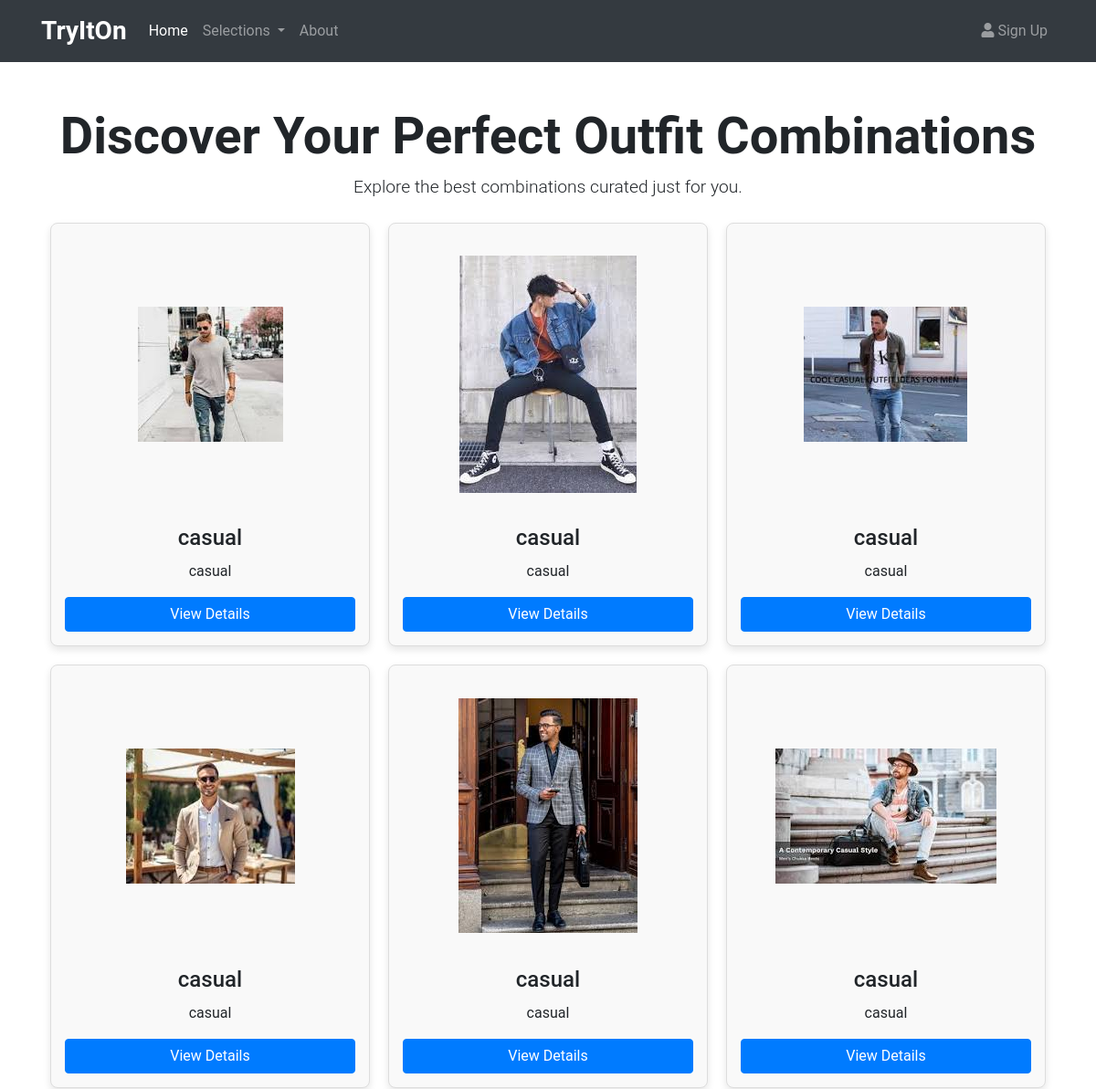
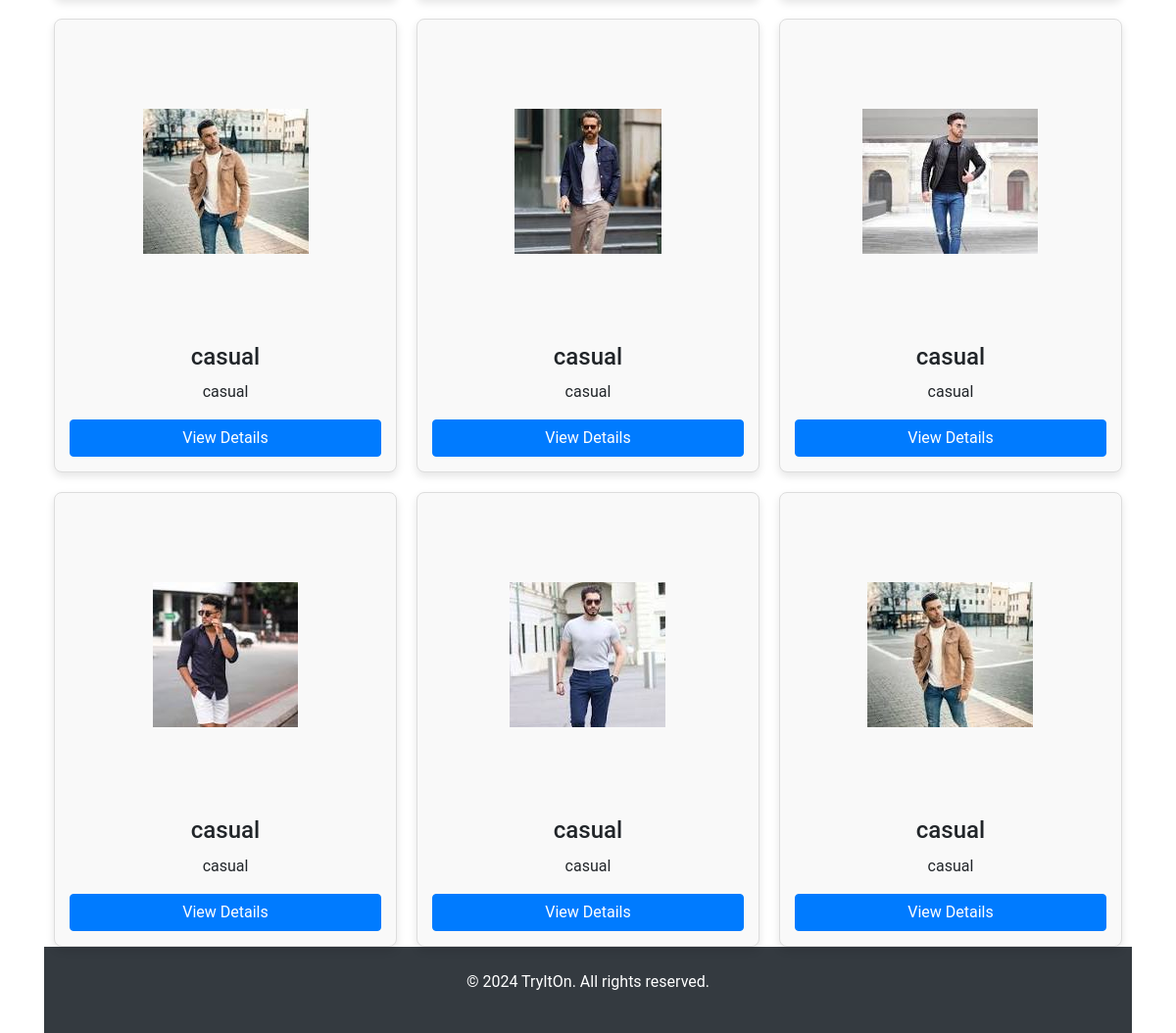
The page /trending/ on the database its author committed (2 pictures, top to bottom).
### latest_trends/models.py (models this page shows, shortened)
class Outfit(models.Model):
    name = models.CharField(max_length=255)
    description = models.TextField()
    image = models.ImageField(upload_to='outfits/')
    is_trending = models.BooleanField(default=False)
    created_at = models.DateTimeField(auto_now_add=True)

### latest_trends/views.py (the view)
# urls.py: path('', views.trending_outfits, name='trending_outfits'),
def trending_outfits(request):
    outfits = Outfit.objects.filter(is_trending=True).order_by('-created_at')[:15]
    return render(request, 'trending_outfits.html', {'outfits': outfits})

### templates/trending_outfits.html (shortened to what this page needs)
{% extends 'base.html' %}
{% block content %}
{% load static %}
<div class="outfit-grid">
  {% for outfit in outfits %}
  <div class="outfit">
    <div class="img-container">
      <img src="{{ outfit.image.url }}" alt="{{ outfit.name }}">
    </div>
    <h4>{{ outfit.name }}</h4>
    <p>{{ outfit.description }}</p>
    <button class="btn btn-primary">View Details</button>
  </div>
  {% endfor %}
</div>
{% endblock %}

### templates/base.html (style rules this page uses)
body { font-family: 'Roboto', sans-serif; }

### templates/trending_outfits.html (style rules this page uses)
.outfit-grid { margin-top: 20px; display: flex; flex-wrap: wrap; gap: 20px; justify-content: center; }
.outfit { border: 1px solid #ddd; padding: 15px; text-align: center; border-radius: 8px; box-shadow: 0 4px 8px rgba(0,0,0,0.1); transition: transform 0.2s, box-shadow 0.2s; background-color: #f9f9f9; flex: 1 1 calc(33.333% - 20px); max-width: calc(33.333% - 20px); display: flex; flex-direction: column; }
.img-container { width: 100%; height: 300px; overflow: hidden; display: flex; justify-content: center; align-items: center; }
.outfit img { max-width: 100%; max-height: 100%; object-fit: cover; }
.outfit h4 { margin: 15px 0 10px; }

### rows shown on the page
Outfit: image (picture), name "casual", description "casual"
Outfit: image (picture), name "casual", description "casual"
Outfit: image (picture), name "casual", description "casual"
Outfit: image (picture), name "casual", description "casual"
Outfit: image (picture), name "casual", description "casual"
Outfit: image (picture), name "casual", description "casual"
Outfit: image (picture), name "casual", description "casual"
Outfit: image (picture), name "casual", description "casual"
Outfit: image (picture), name "casual", description "casual"
Outfit: image (picture), name "casual", description "casual"
Outfit: image (picture), name "casual", description "casual"
Outfit: image (picture), name "casual", description "casual"
